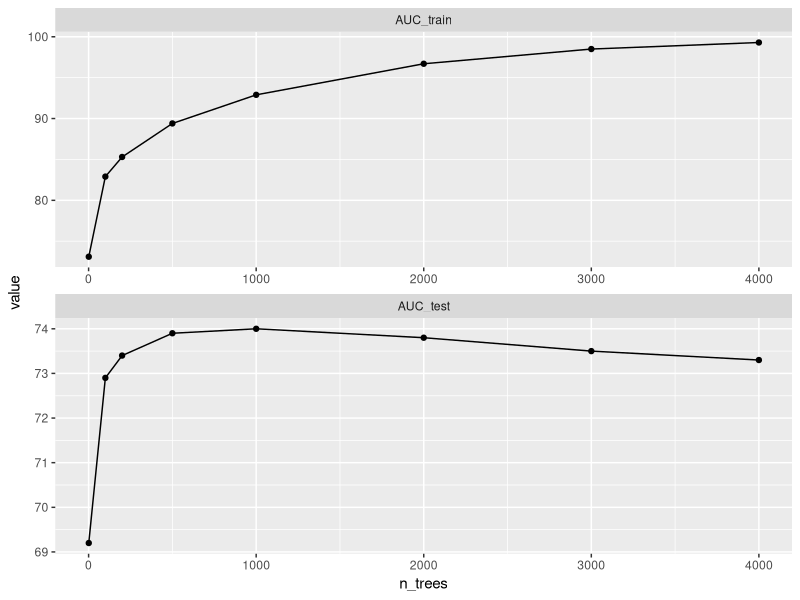

The R script that drew this image:

library(ggplot2)
library(readr)
library(dplyr)
library(reshape2)

d <- read_csv("x-overfit.csv")

d %>% melt(id.vars = "n_trees") %>%
  ggplot(aes(x = n_trees, y = value)) +
  geom_point() + geom_line() + 
  facet_wrap(~ variable, ncol = 1, scales = "free")



